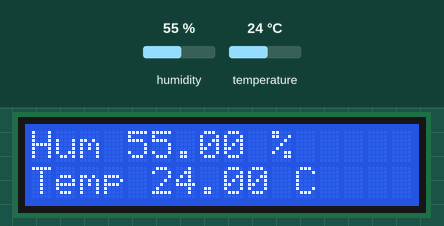
The sketch below on a simulated Arduino Uno, built with avr-gcc and run on an emulated ATmega328P. On the bench: 16×2 character LCD. The test bench sets the inputs (shaded band); at power-on: humidity 55 %, temperature 24 °C.

Above: at 1.2 s.
1.3 s: humidity set to 22 %
At 2.6 s:
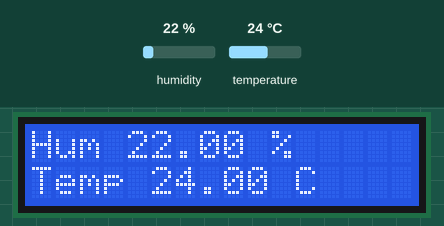
4.0 s: temperature set to 12 °C
At 5.1 s:
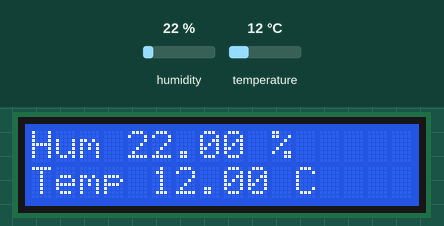
6.7 s: humidity set to 40 %
At 8.9 s:
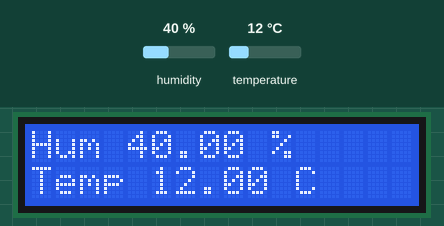
9.6 s: temperature set to 19 °C
At 11.3 s:
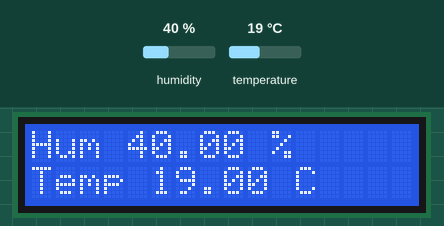
Timing chart, 0 to 12.8 s (numbered marks = the images above; inputs shaded):
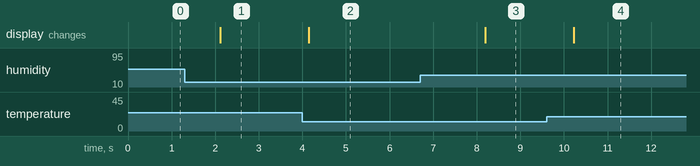

Measured:
- after the input at 1.3 s, the display: changes after 0.82 s (image 1)
- after the input at 4.0 s, the display: changes after 0.15 s (image 2)
- after the input at 6.7 s, the display: changes after 1.5 s (image 3)
- after the input at 9.6 s, the display: changes after 0.62 s (image 4)

The sketch:

DHTandLCD.ino
```cpp
#include "DHT.h"
#include <LiquidCrystal_I2C.h>

DHT dht;
LiquidCrystal_I2C lcd(0x3f,16,2);  // set the LCD address to 0x3f for a 16 chars and 2 line display

void setup() {

   dht.setup(2); // data pin 2
   lcd.init(); // initialize the lcd
   lcd.backlight();

}

void loop() {

  float humidity = dht.getHumidity(); //ดึงค่าความชื้น
  float temperature = dht.getTemperature();//ดึงค่าอุณหภูมิ

    lcd.setCursor(0,0);
    lcd.print("Hum");
    lcd.setCursor(4,0);
    lcd.print(humidity);
    lcd.setCursor(10,0);
    lcd.print("%");

    lcd.setCursor(0,1);
    lcd.print("Temp");
    lcd.setCursor(5,1);
    lcd.print(temperature);
    lcd.setCursor(11,1);
    lcd.print("C");

}
```
